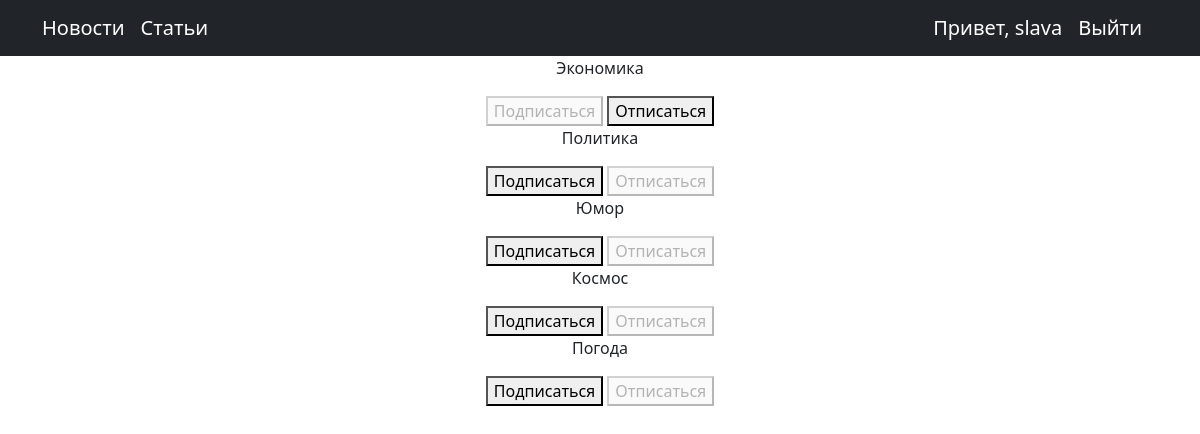
Screenshot of /subscriptions (signed in) with the database file from the repository.
### news/models.py (models this page shows, shortened)
class Category(models.Model):
    category_name = models.CharField(max_length=255, unique=True)

### news/views.py (the view, shortened to what this page needs)
# urls.py: path('subscriptions', subscriptions, name='subscriptions'),
@login_required
@csrf_protect
def subscriptions(request):
    categories = Category.objects.annotate(user_is_subs=Exists(Subscription.objects.filter(user=request.user, category=OuterRef('pk'))))
    return render(request, 'subscriptions.html', {'cats':categories})

### news/templates/subscriptions.html (shortened to what this page needs)
{% extends 'default.html' %}
{% block content %}
<form method="post">
    {% for cat in cats %}
        <p>{{ cat.category_name }}</p>
        <form method="post">
            {% if cat.user_is_subs %}
                <button disabled>Подписаться</button>
                <button name="action" value="unsubscribe">Отписаться</button>
            {% else %}
                <button name="action" value="subscribe">Подписаться</button>
                <button disabled>Отписаться</button>
            {% endif %}
        </form>
    {% endfor %}
</form>
{% endblock content %}

### templates/default.html (shortened to what this page needs)
{% load static %}
<!DOCTYPE html>
<html lang="en">
    <head>
        <link href="{% static 'css/styles.css' %}" rel="stylesheet" />
    </head>
    <body>
        <nav class="navbar navbar-expand-lg navbar-dark bg-dark static-top">
            <div class="container">
                {% block navbar %}
{% if '/news' in request.path%}
<a class="navbar-brand " href="{% url 'news'%}">Новости</a>
<a class="navbar-brand text-secondary" href="{% url 'articles'%}">Статьи</a>
{% elif "/article" in request.path  %}
<a class="navbar-brand text-secondary" color="#8BACAC" href="{% url 'news'%}">Новости</a>
<a class="navbar-brand" href="{% url 'articles'%}">Статьи</a>
{% else  %}
    <a class="navbar-brand " href="{% url 'news'%}">Новости</a>
    <a class="navbar-brand" href="{% url 'articles'%}">Статьи</a>
{% endif%}
{% endblock navbar %}
         {% if user.is_authenticated %}
                <a  class="navbar-brand" >Привет, {{ user.username }}</a>
                <a  class="navbar-brand" href="{% url 'account_logout' %}">Выйти</a>
            {% else %}
                <a class="navbar-brand" href="{% url 'account_login'%}">Войти</a>
                <a class="navbar-brand" href="{% url 'account_signup'%}">Регистрация</a>
            {% endif %}
            </div>
         </nav>
        <div class="container">
            <div class="row">
                <div class="col-lg-12 text-center">
                    {% block content %}
                    {% endblock content %}
                </div>
            </div>
         </div>
    </body>
</html>

### rows the page displays
Category: category_name "Экономика", shows "Подписаться"
Category: category_name "Политика", shows "Подписаться"
Category: category_name "Юмор", shows "Подписаться"
Category: category_name "Космос", shows "Подписаться"
Category: category_name "Погода", shows "Подписаться"

### other values shown
{{ user.username }} "slava"
